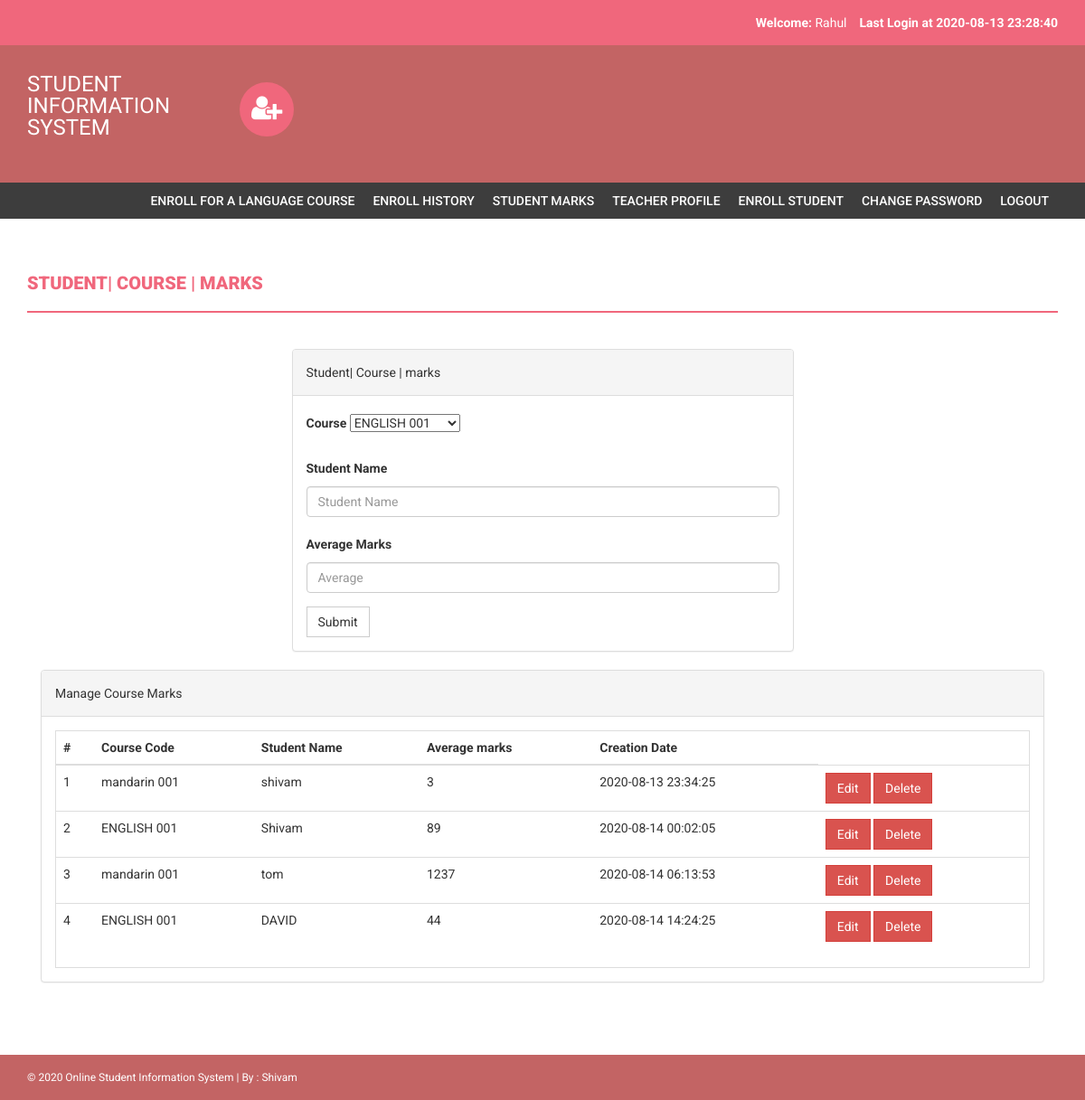
The page /marks.php (signed in) on the database its author committed.
### tables this page shows
CREATE TABLE `marks` (
  `id` int(11) NOT NULL,
  `courseCode` varchar(255) DEFAULT NULL,
  `courseName` varchar(255) DEFAULT NULL,
  `noofSeats` int(11) DEFAULT NULL,
  `creationDate` timestamp NULL DEFAULT current_timestamp(),
  `updationDate` varchar(255) DEFAULT NULL
);

### marks.php (the view, shortened to what this page needs)
<?php
include('includes/config.php');
if(strlen($_SESSION['login'])==0)
    {
header('location:index.php');
}
else{
?>
<!DOCTYPE html>
<html xmlns="http://www.w3.org/1999/xhtml">
<head>
    <link href="assets/css/bootstrap.css" rel="stylesheet" />
    <link href="assets/css/font-awesome.css" rel="stylesheet" />
    <link href="assets/css/style.css" rel="stylesheet" />
</head>
<body>
<?php include('includes/header.php');?>
<?php if($_SESSION['login']!="")
{
 include('includes/menubar.php');
}
 ?>
    <div class="content-wrapper">
        <div class="container">
              <div class="row">
                    <div class="col-md-12">
                        <h1 class="page-head-line"> Student| course | marks </h1>
                    </div>
                </div>
                <div class="row" >
                  <div class="col-md-3"></div>
                    <div class="col-md-6">
                        <div class="panel panel-default">
                        <div class="panel-heading">
                           Student| Course | marks
                        </div>
                        <div class="panel-body">
                       <form name="dept" method="post">
   <div class="form-group">
    <label for="coursecode">Course  </label>
    <select name="coursecode">
                                        <?php
                                            $result = mysqli_query($con, "SELECT * FROM courses");
                                            while($row = mysqli_fetch_array($result)){
                                                ?>
                                                <option value="<?php echo $row['courseName']." ".$row['courseCode'];?>"><?php echo $row['courseName']." ".$row['courseCode'];?></option>
                                            <?php
                                            }
                                            ?>
										</select>
  </div>
 <div class="form-group">
    <label for="coursename">Student Name  </label>
    <input type="text" class="form-control" id="coursename" name="coursename" placeholder="Student Name" required />
  </div>
<div class="form-group">
    <label for="seatlimit">Average Marks  </label>
    <input type="text" class="form-control" id="seatlimit" name="seatlimit" placeholder="Average " required />
  </div>
 <button type="submit" name="submit" class="btn btn-default">Submit</button>
</form>
                            </div>
                            </div>
                    </div>
                </div>
                <div class="col-md-12">
                    <div class="panel panel-default">
                        <div class="panel-heading">
                            Manage Course Marks
                        </div>
                        <div class="panel-body">
                            <div class="table-responsive table-bordered">
                                <table class="table">
                                    <thead>
                                        <tr>
                                            <th>#</th>
                                            <th>Course Code</th>
                                            <th>Student Name </th>
                                            <th>Average marks</th>
                                             <th>Creation Date</th>
                                        </tr>
                                    </thead>
                                    <tbody>
<?php
$sql=mysqli_query($con,"select * from marks");
$cnt=1;
while($row=mysqli_fetch_array($sql))
{
?>
                                        <tr>
                                            <td><?php echo $cnt;?></td>
                                            <td><?php echo htmlentities($row['courseCode']);?></td>
                                            <td><?php echo htmlentities($row['courseName']);?></td>
                                             <td><?php echo htmlentities($row['noofSeats']);?></td>
                                            <td><?php echo htmlentities($row['creationDate']);?></td>
                                            <td>
  <a href="marks.php?id=<?php echo $row['id']?>&del=edit" onClick="return confirm('Are you sure you want to edit?')">
    <button class="btn btn-danger">Edit</button>
    <a href="marks.php?id=<?php echo $row['id']?>&del=delete" onClick="return confirm('Are you sure you want to Delete?')">
    <button class="btn btn-danger">Delete</button>
                                            </td>
                                        </tr>
<?php
$cnt++;
} ?>
                                    </tbody>
                                </table>
                            </div>
                        </div>
                    </div>
                </div>
            </div>
        </div>
  <?php include('includes/footer.php');?>
</body>
</html>
<?php } ?>

### includes/header.php (shortened to what this page needs)
<?php
include("includes/config.php");
?>
<?php if($_SESSION['login']!="")
{?>
<header>
        <div class="container">
            <div class="row">
                <div class="col-md-12">
                    <strong>Welcome: </strong><?php echo htmlentities($_SESSION['sname']);?>
                    <strong>Last Login<?php
        $ret=mysqli_query($con,"SELECT  * from userlog where studentRegno='".$_SESSION['login']."' order by id desc limit 1,1");
                    $row=mysqli_fetch_array($ret);
                     ?> at <?php echo $row['loginTime'];?></strong>
                </div>
            </div>
        </div>
    </header>
    <?php } ?>
    <div class="navbar navbar-inverse set-radius-zero">
        <div class="container">
            <div class="navbar-header">
                <a class="navbar-brand" href="#" style="color:#fff; font-size:24px;4px; line-height:24px; ">
                   STUDENT INFORMATION SYSTEM
                </a>
            </div>
            <div class="left-div">
                <i class="fa fa-user-plus login-icon" ></i>
        </div>
            </div>
        </div>

### assets/css/style.css (style rules this page uses)
body { font-family: 'Roboto', sans-serif; line-height: 30px; }
.set-radius-zero { border-radius: 0px; -moz-border-radius: 0px; -webkit-border-radius: 0px; }
.content-wrapper { margin-top: 40px; min-height: 600px; padding-bottom: 60px; }
.page-head-line { font-weight: 900; padding-bottom: 20px; border-bottom: 2px solid #F0677C; text-transform: uppercase; color: #F0677C; font-size: 20px; margin-bottom: 40px; }
.btn { border-radius: 0px; -webkit-border-radius: 0px; -moz-border-radius: 0px; }
.login-icon { height: 60px; width: 60px; padding: 13px; border-radius: 50%; font-size: 30px; margin-bottom: 20px; color: #fff; text-align: center; cursor:pointer; background-color:#F0677C; -webkit-border-radius:50%; -moz-border-radius:50%; }
header { background-color: #F0677C; color: #fff; padding: 10px; text-align: right; }
.left-div { padding-left: 30px; margin-top: 40px; margin-bottom: 30px; }
.navbar-brand { width: 250px; padding-top: 30px; }
.navbar-inverse { background-color: #C36464; border-color: transparent; }
.navbar { margin-bottom: 0px; }

### rows shown on the page
marks: courseCode "mandarin 001", courseName "shivam", noofSeats "3", creationDate "2020-08-13 23:34:25"
marks: courseCode "ENGLISH 001", courseName "Shivam", noofSeats "89", creationDate "2020-08-14 00:02:05"
marks: courseCode "mandarin 001", courseName "tom", noofSeats "1237", creationDate "2020-08-14 06:13:53"
marks: courseCode "ENGLISH 001", courseName "DAVID", noofSeats "44", creationDate "2020-08-14 14:24:25"

### other values the page prints
$_SESSION['sname'] "Rahul"
$row['loginTime'] "2020-08-13 23:28:40"
form field coursecode "ENGLISH 001"
